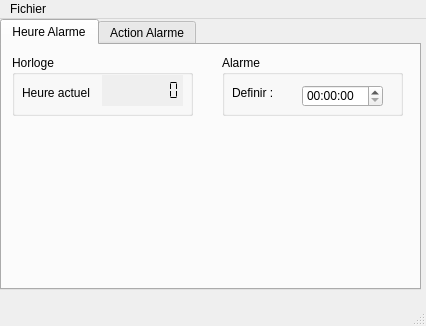
<?xml version="1.0" encoding="UTF-8"?>
<ui version="4.0">
 <class>MainWindow</class>
 <widget class="QMainWindow" name="MainWindow">
  <property name="geometry">
   <rect>
    <x>0</x>
    <y>0</y>
    <width>426</width>
    <height>326</height>
   </rect>
  </property>
  <property name="windowTitle">
   <string>MainWindow</string>
  </property>
  <widget class="QWidget" name="centralwidget">
   <widget class="QTabWidget" name="tabWidget">
    <property name="geometry">
     <rect>
      <x>0</x>
      <y>0</y>
      <width>421</width>
      <height>271</height>
     </rect>
    </property>
    <property name="currentIndex">
     <number>0</number>
    </property>
    <widget class="QWidget" name="tab">
     <attribute name="title">
      <string>Heure Alarme</string>
     </attribute>
     <widget class="QGroupBox" name="groupBox">
      <property name="geometry">
       <rect>
        <x>10</x>
        <y>10</y>
        <width>181</width>
        <height>61</height>
       </rect>
      </property>
      <property name="title">
       <string>Horloge</string>
      </property>
      <widget class="QLabel" name="label">
       <property name="geometry">
        <rect>
         <x>10</x>
         <y>30</y>
         <width>71</width>
         <height>16</height>
        </rect>
       </property>
       <property name="text">
        <string>Heure actuel :</string>
       </property>
      </widget>
      <widget class="QLCDNumber" name="lcdNumber">
       <property name="geometry">
        <rect>
         <x>90</x>
         <y>20</y>
         <width>81</width>
         <height>31</height>
        </rect>
       </property>
       <property name="sizePolicy">
        <sizepolicy hsizetype="Maximum" vsizetype="Maximum">
         <horstretch>0</horstretch>
         <verstretch>0</verstretch>
        </sizepolicy>
       </property>
       <property name="minimumSize">
        <size>
         <width>10</width>
         <height>10</height>
        </size>
       </property>
       <property name="baseSize">
        <size>
         <width>10</width>
         <height>10</height>
        </size>
       </property>
       <property name="font">
        <font>
         <pointsize>12</pointsize>
         <weight>75</weight>
         <bold>true</bold>
        </font>
       </property>
       <property name="autoFillBackground">
        <bool>true</bool>
       </property>
       <property name="styleSheet">
        <string notr="true"/>
       </property>
       <property name="frameShape">
        <enum>QFrame::NoFrame</enum>
       </property>
       <property name="frameShadow">
        <enum>QFrame::Raised</enum>
       </property>
       <property name="digitCount">
        <number>8</number>
       </property>
       <property name="segmentStyle">
        <enum>QLCDNumber::Flat</enum>
       </property>
      </widget>
     </widget>
     <widget class="QGroupBox" name="Alarme">
      <property name="geometry">
       <rect>
        <x>220</x>
        <y>10</y>
        <width>181</width>
        <height>61</height>
       </rect>
      </property>
      <property name="title">
       <string>Alarme</string>
      </property>
      <widget class="QTimeEdit" name="Heure_Alarme">
       <property name="geometry">
        <rect>
         <x>80</x>
         <y>30</y>
         <width>81</width>
         <height>22</height>
        </rect>
       </property>
       <property name="readOnly">
        <bool>false</bool>
       </property>
      </widget>
      <widget class="QLabel" name="label_2">
       <property name="geometry">
        <rect>
         <x>10</x>
         <y>30</y>
         <width>71</width>
         <height>16</height>
        </rect>
       </property>
       <property name="text">
        <string>Definir :</string>
       </property>
      </widget>
     </widget>
    </widget>
    <widget class="QWidget" name="tab_2">
     <attribute name="title">
      <string>Action Alarme</string>
     </attribute>
     <widget class="QGroupBox" name="groupBox_2">
      <property name="geometry">
       <rect>
        <x>10</x>
        <y>10</y>
        <width>391</width>
        <height>221</height>
       </rect>
      </property>
      <property name="title">
       <string>Action alarme</string>
      </property>
      <widget class="QLineEdit" name="lineEdit">
       <property name="geometry">
        <rect>
         <x>10</x>
         <y>50</y>
         <width>281</width>
         <height>21</height>
        </rect>
       </property>
       <property name="readOnly">
        <bool>true</bool>
       </property>
      </widget>
      <widget class="QPushButton" name="Browse">
       <property name="geometry">
        <rect>
         <x>300</x>
         <y>50</y>
         <width>80</width>
         <height>22</height>
        </rect>
       </property>
       <property name="text">
        <string>Browse</string>
       </property>
      </widget>
      <widget class="QSpinBox" name="Time_music">
       <property name="geometry">
        <rect>
         <x>150</x>
         <y>80</y>
         <width>42</width>
         <height>22</height>
        </rect>
       </property>
       <property name="value">
        <number>30</number>
       </property>
      </widget>
      <widget class="QLabel" name="label_3">
       <property name="geometry">
        <rect>
         <x>10</x>
         <y>80</y>
         <width>121</width>
         <height>21</height>
        </rect>
       </property>
       <property name="text">
        <string>Temps musique active : </string>
       </property>
      </widget>
      <widget class="QRadioButton" name="radioButton_music">
       <property name="geometry">
        <rect>
         <x>10</x>
         <y>30</y>
         <width>85</width>
         <height>20</height>
        </rect>
       </property>
       <property name="text">
        <string>Musique</string>
       </property>
       <property name="checked">
        <bool>true</bool>
       </property>
      </widget>
      <widget class="QPushButton" name="Browse_App">
       <property name="enabled">
        <bool>false</bool>
       </property>
       <property name="geometry">
        <rect>
         <x>300</x>
         <y>180</y>
         <width>80</width>
         <height>22</height>
        </rect>
       </property>
       <property name="text">
        <string>Browse</string>
       </property>
      </widget>
      <widget class="QLineEdit" name="lineEdit_App">
       <property name="enabled">
        <bool>false</bool>
       </property>
       <property name="geometry">
        <rect>
         <x>10</x>
         <y>180</y>
         <width>281</width>
         <height>21</height>
        </rect>
       </property>
       <property name="readOnly">
        <bool>true</bool>
       </property>
      </widget>
      <widget class="QRadioButton" name="radioButton_App">
       <property name="geometry">
        <rect>
         <x>10</x>
         <y>160</y>
         <width>85</width>
         <height>20</height>
        </rect>
       </property>
       <property name="text">
        <string>Application</string>
       </property>
      </widget>
      <widget class="QSlider" name="Volume">
       <property name="geometry">
        <rect>
         <x>80</x>
         <y>110</y>
         <width>111</width>
         <height>21</height>
        </rect>
       </property>
       <property name="value">
        <number>50</number>
       </property>
       <property name="orientation">
        <enum>Qt::Horizontal</enum>
       </property>
       <property name="tickPosition">
        <enum>QSlider::NoTicks</enum>
       </property>
      </widget>
      <widget class="QLabel" name="label_4">
       <property name="geometry">
        <rect>
         <x>10</x>
         <y>110</y>
         <width>47</width>
         <height>21</height>
        </rect>
       </property>
       <property name="text">
        <string>Volume :</string>
       </property>
      </widget>
      <widget class="QLCDNumber" name="Volume_amount">
       <property name="geometry">
        <rect>
         <x>200</x>
         <y>110</y>
         <width>31</width>
         <height>20</height>
        </rect>
       </property>
       <property name="sizePolicy">
        <sizepolicy hsizetype="Maximum" vsizetype="Maximum">
         <horstretch>0</horstretch>
         <verstretch>0</verstretch>
        </sizepolicy>
       </property>
       <property name="minimumSize">
        <size>
         <width>10</width>
         <height>10</height>
        </size>
       </property>
       <property name="baseSize">
        <size>
         <width>10</width>
         <height>10</height>
        </size>
       </property>
       <property name="font">
        <font>
         <pointsize>12</pointsize>
         <weight>75</weight>
         <bold>true</bold>
        </font>
       </property>
       <property name="layoutDirection">
        <enum>Qt::RightToLeft</enum>
       </property>
       <property name="autoFillBackground">
        <bool>true</bool>
       </property>
       <property name="styleSheet">
        <string notr="true"/>
       </property>
       <property name="frameShape">
        <enum>QFrame::NoFrame</enum>
       </property>
       <property name="frameShadow">
        <enum>QFrame::Raised</enum>
       </property>
       <property name="digitCount">
        <number>2</number>
       </property>
       <property name="segmentStyle">
        <enum>QLCDNumber::Flat</enum>
       </property>
       <property name="intValue" stdset="0">
        <number>50</number>
       </property>
      </widget>
      <widget class="QPushButton" name="Stop">
       <property name="geometry">
        <rect>
         <x>210</x>
         <y>80</y>
         <width>171</width>
         <height>22</height>
        </rect>
       </property>
       <property name="text">
        <string>Stop Alarme</string>
       </property>
      </widget>
     </widget>
    </widget>
   </widget>
  </widget>
  <widget class="QMenuBar" name="menubar">
   <property name="geometry">
    <rect>
     <x>0</x>
     <y>0</y>
     <width>426</width>
     <height>21</height>
    </rect>
   </property>
   <widget class="QMenu" name="menuFichier">
    <property name="title">
     <string>Fichier</string>
    </property>
    <addaction name="separator"/>
    <addaction name="actionQuitter"/>
   </widget>
   <addaction name="menuFichier"/>
  </widget>
  <widget class="QStatusBar" name="statusbar"/>
  <action name="actionQuitter">
   <property name="text">
    <string>Quitter</string>
   </property>
  </action>
 </widget>
 <resources/>
 <connections/>
</ui>
